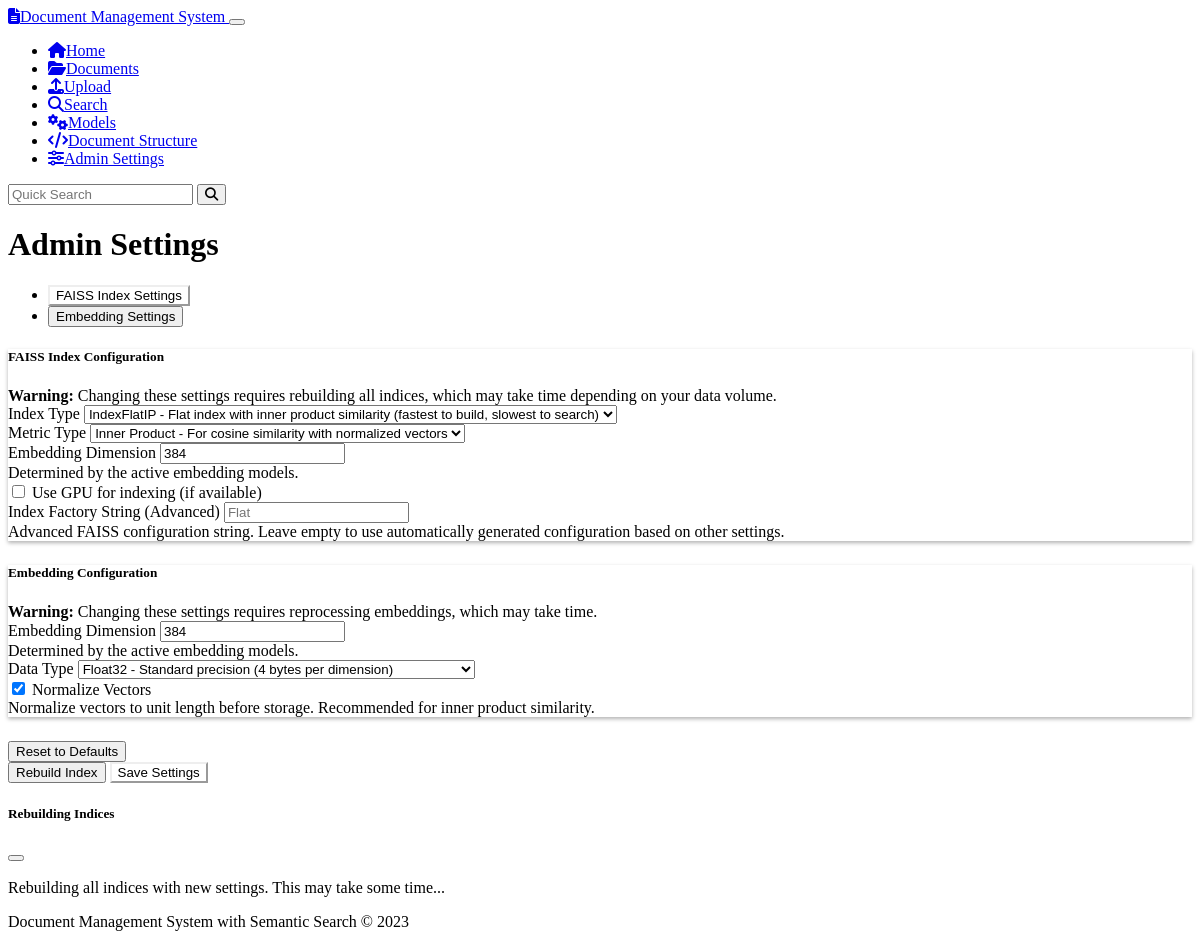
Before: /admin/settings with the older database file.
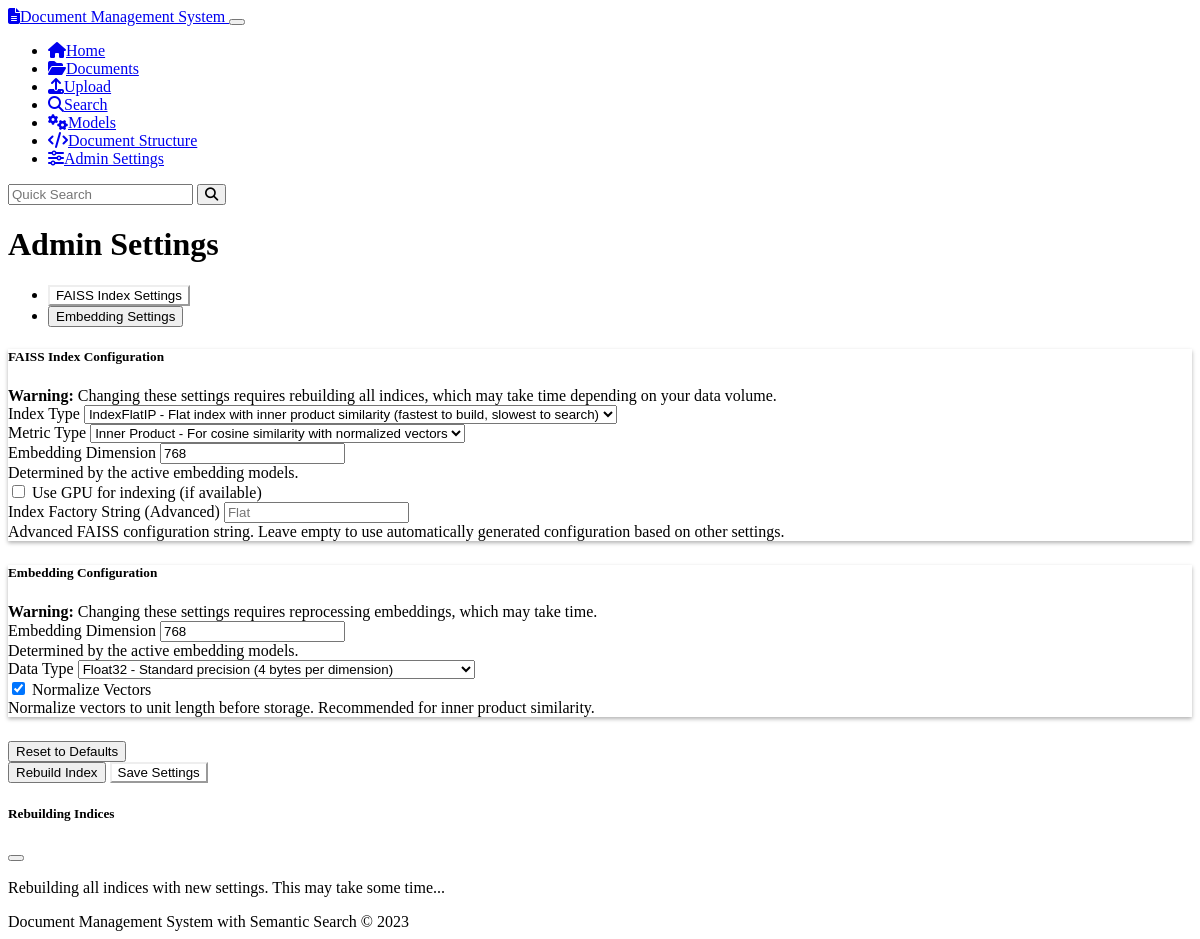
After: the same page with the newer database file.
### models.py (models this page shows, shortened)
class EmbeddingModel(db.Model):
    id = db.Column(db.String(36), primary_key=True, default=lambda: str(uuid.uuid4()))
    name = db.Column(db.String(100), nullable=False, unique=True)
    model_type = db.Column(db.String(50), nullable=False)  # sentence-transformers, openai, etc.
    model_path = db.Column(db.String(255), nullable=False)  # Path or identifier for the model
    dimension = db.Column(db.Integer, nullable=False)
    is_active = db.Column(db.Boolean, default=True)
    is_default = db.Column(db.Boolean, default=False)
    config = db.Column(JSON, nullable=True)  # Additional configuration
    created_at = db.Column(db.DateTime, default=datetime.datetime.utcnow)
    embeddings = db.relationship('ChunkEmbedding', backref='model', cascade='all, delete-orphan')

### routes.py (the view)
@app.route('/admin/settings')
def admin_settings_page():
    from admin_settings import AdminSettings
    admin_settings = AdminSettings()
    return render_template(
        'admin_settings.html',
        faiss_settings=admin_settings.faiss_settings,
        embedding_settings=admin_settings.embedding_settings
    )

### templates/admin_settings.html (shortened to what the changed rows need)
{% extends 'base.html' %}
{% block content %}
<div class="container mt-4">
  <h1>Admin Settings</h1>
  <div class="tab-content mt-3" id="settingsTabContent">
    <div class="tab-pane fade show active" id="faiss" role="tabpanel" aria-labelledby="faiss-tab">
      <div class="card">
        <div class="card-body">
          <form id="faissSettingsForm">
            <div class="row mb-3">
              <div class="col-md-6">
                <label for="embeddingDim" class="form-label">Embedding Dimension</label>
                <input type="number" class="form-control" id="embeddingDim" name="embedding_dim"
                      value="{{ faiss_settings.embedding_dim }}" readonly>
                <div class="form-text">Determined by the active embedding models.</div>
              </div>
            </div>
          </form>
        </div>
      </div>
    </div>
    <div class="tab-pane fade" id="embedding" role="tabpanel" aria-labelledby="embedding-tab">
      <div class="card">
        <div class="card-body">
          <form id="embeddingSettingsForm">
            <div class="row mb-3">
              <div class="col-md-6">
                <label for="embDimension" class="form-label">Embedding Dimension</label>
                <input type="number" class="form-control" id="embDimension" name="embedding_dim"
                      value="{{ embedding_settings.embedding_dim }}" readonly>
                <div class="form-text">Determined by the active embedding models.</div>
              </div>
            </div>
          </form>
        </div>
      </div>
    </div>
  </div>
</div>
{% endblock %}

Changed rows visible on the page:
no longer on this page (row edited): EmbeddingModel: embedding_dim "384"
now on this page (row edited): EmbeddingModel: embedding_dim "768"
